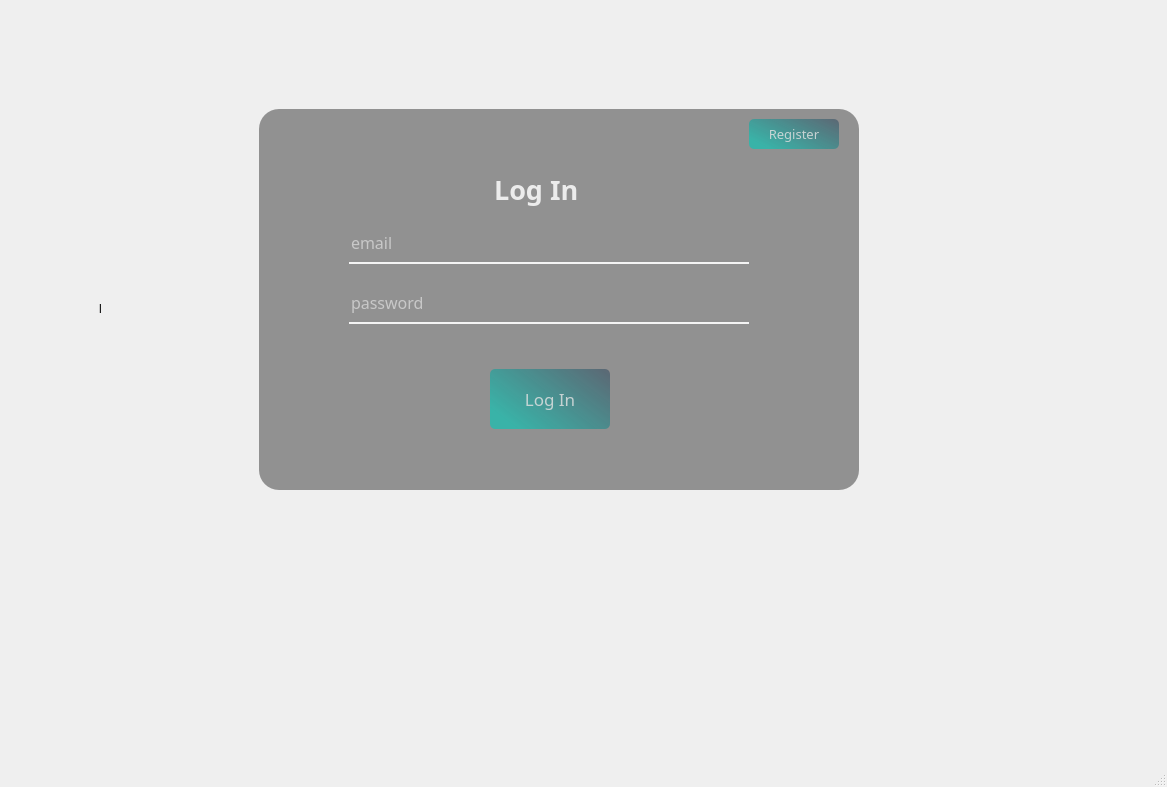
<?xml version="1.0" encoding="UTF-8"?>
<ui version="4.0">
 <class>MainWindow</class>
 <widget class="QMainWindow" name="MainWindow">
  <property name="geometry">
   <rect>
    <x>0</x>
    <y>0</y>
    <width>1167</width>
    <height>787</height>
   </rect>
  </property>
  <property name="windowTitle">
   <string>MainWindow</string>
  </property>
  <widget class="QWidget" name="centralwidget">
   <widget class="QWidget" name="widget" native="true">
    <property name="geometry">
     <rect>
      <x>59</x>
      <y>29</y>
      <width>1000</width>
      <height>600</height>
     </rect>
    </property>
    <widget class="QLabel" name="label">
     <property name="geometry">
      <rect>
       <x>40</x>
       <y>30</y>
       <width>900</width>
       <height>500</height>
      </rect>
     </property>
     <property name="styleSheet">
      <string notr="true">border-image: url(:/newPrefix/gideon_colors.jpg);
border-radius: 20px;</string>
     </property>
     <property name="text">
      <string>l</string>
     </property>
    </widget>
    <widget class="QLabel" name="label_2">
     <property name="geometry">
      <rect>
       <x>200</x>
       <y>80</y>
       <width>600</width>
       <height>381</height>
      </rect>
     </property>
     <property name="styleSheet">
      <string notr="true">background-color:rgba(0, 0, 0, 100);
border-radius:20px;</string>
     </property>
     <property name="text">
      <string/>
     </property>
    </widget>
    <widget class="QLabel" name="label_3">
     <property name="geometry">
      <rect>
       <x>435</x>
       <y>130</y>
       <width>120</width>
       <height>60</height>
      </rect>
     </property>
     <property name="palette">
      <palette>
       <active>
        <colorrole role="WindowText">
         <brush brushstyle="SolidPattern">
          <color alpha="210">
           <red>255</red>
           <green>255</green>
           <blue>255</blue>
          </color>
         </brush>
        </colorrole>
        <colorrole role="Text">
         <brush brushstyle="SolidPattern">
          <color alpha="210">
           <red>255</red>
           <green>255</green>
           <blue>255</blue>
          </color>
         </brush>
        </colorrole>
        <colorrole role="ButtonText">
         <brush brushstyle="SolidPattern">
          <color alpha="210">
           <red>255</red>
           <green>255</green>
           <blue>255</blue>
          </color>
         </brush>
        </colorrole>
       </active>
       <inactive>
        <colorrole role="WindowText">
         <brush brushstyle="SolidPattern">
          <color alpha="210">
           <red>255</red>
           <green>255</green>
           <blue>255</blue>
          </color>
         </brush>
        </colorrole>
        <colorrole role="Text">
         <brush brushstyle="SolidPattern">
          <color alpha="210">
           <red>255</red>
           <green>255</green>
           <blue>255</blue>
          </color>
         </brush>
        </colorrole>
        <colorrole role="ButtonText">
         <brush brushstyle="SolidPattern">
          <color alpha="210">
           <red>255</red>
           <green>255</green>
           <blue>255</blue>
          </color>
         </brush>
        </colorrole>
       </inactive>
       <disabled>
        <colorrole role="WindowText">
         <brush brushstyle="SolidPattern">
          <color alpha="210">
           <red>255</red>
           <green>255</green>
           <blue>255</blue>
          </color>
         </brush>
        </colorrole>
        <colorrole role="Text">
         <brush brushstyle="SolidPattern">
          <color alpha="210">
           <red>255</red>
           <green>255</green>
           <blue>255</blue>
          </color>
         </brush>
        </colorrole>
        <colorrole role="ButtonText">
         <brush brushstyle="SolidPattern">
          <color alpha="210">
           <red>255</red>
           <green>255</green>
           <blue>255</blue>
          </color>
         </brush>
        </colorrole>
       </disabled>
      </palette>
     </property>
     <property name="font">
      <font>
       <family>Lucida Sans</family>
       <pointsize>20</pointsize>
       <weight>75</weight>
       <bold>true</bold>
      </font>
     </property>
     <property name="styleSheet">
      <string notr="true">color:rgba(255, 255, 255, 210)</string>
     </property>
     <property name="text">
      <string>Log In</string>
     </property>
    </widget>
    <widget class="QLineEdit" name="email">
     <property name="geometry">
      <rect>
       <x>290</x>
       <y>200</y>
       <width>400</width>
       <height>35</height>
      </rect>
     </property>
     <property name="palette">
      <palette>
       <active>
        <colorrole role="WindowText">
         <brush brushstyle="SolidPattern">
          <color alpha="255">
           <red>255</red>
           <green>255</green>
           <blue>255</blue>
          </color>
         </brush>
        </colorrole>
        <colorrole role="Button">
         <brush brushstyle="SolidPattern">
          <color alpha="0">
           <red>0</red>
           <green>0</green>
           <blue>0</blue>
          </color>
         </brush>
        </colorrole>
        <colorrole role="Text">
         <brush brushstyle="SolidPattern">
          <color alpha="255">
           <red>255</red>
           <green>255</green>
           <blue>255</blue>
          </color>
         </brush>
        </colorrole>
        <colorrole role="Base">
         <brush brushstyle="SolidPattern">
          <color alpha="0">
           <red>0</red>
           <green>0</green>
           <blue>0</blue>
          </color>
         </brush>
        </colorrole>
        <colorrole role="Window">
         <brush brushstyle="SolidPattern">
          <color alpha="0">
           <red>0</red>
           <green>0</green>
           <blue>0</blue>
          </color>
         </brush>
        </colorrole>
       </active>
       <inactive>
        <colorrole role="WindowText">
         <brush brushstyle="SolidPattern">
          <color alpha="255">
           <red>255</red>
           <green>255</green>
           <blue>255</blue>
          </color>
         </brush>
        </colorrole>
        <colorrole role="Button">
         <brush brushstyle="SolidPattern">
          <color alpha="0">
           <red>0</red>
           <green>0</green>
           <blue>0</blue>
          </color>
         </brush>
        </colorrole>
        <colorrole role="Text">
         <brush brushstyle="SolidPattern">
          <color alpha="255">
           <red>255</red>
           <green>255</green>
           <blue>255</blue>
          </color>
         </brush>
        </colorrole>
        <colorrole role="Base">
         <brush brushstyle="SolidPattern">
          <color alpha="0">
           <red>0</red>
           <green>0</green>
           <blue>0</blue>
          </color>
         </brush>
        </colorrole>
        <colorrole role="Window">
         <brush brushstyle="SolidPattern">
          <color alpha="0">
           <red>0</red>
           <green>0</green>
           <blue>0</blue>
          </color>
         </brush>
        </colorrole>
       </inactive>
       <disabled>
        <colorrole role="WindowText">
         <brush brushstyle="SolidPattern">
          <color alpha="255">
           <red>120</red>
           <green>120</green>
           <blue>120</blue>
          </color>
         </brush>
        </colorrole>
        <colorrole role="Button">
         <brush brushstyle="SolidPattern">
          <color alpha="0">
           <red>0</red>
           <green>0</green>
           <blue>0</blue>
          </color>
         </brush>
        </colorrole>
        <colorrole role="Text">
         <brush brushstyle="SolidPattern">
          <color alpha="255">
           <red>120</red>
           <green>120</green>
           <blue>120</blue>
          </color>
         </brush>
        </colorrole>
        <colorrole role="Base">
         <brush brushstyle="SolidPattern">
          <color alpha="0">
           <red>0</red>
           <green>0</green>
           <blue>0</blue>
          </color>
         </brush>
        </colorrole>
        <colorrole role="Window">
         <brush brushstyle="SolidPattern">
          <color alpha="0">
           <red>0</red>
           <green>0</green>
           <blue>0</blue>
          </color>
         </brush>
        </colorrole>
       </disabled>
      </palette>
     </property>
     <property name="font">
      <font>
       <family>Lucida Sans</family>
       <pointsize>12</pointsize>
      </font>
     </property>
     <property name="styleSheet">
      <string notr="true">background-color:rgba(0, 0, 0, 0);
border:none;
border-bottom:2px solid rgba(255, 255, 255, 230);
padding-bottom:7px;</string>
     </property>
     <property name="text">
      <string/>
     </property>
     <property name="placeholderText">
      <string>email</string>
     </property>
    </widget>
    <widget class="QLineEdit" name="password">
     <property name="geometry">
      <rect>
       <x>290</x>
       <y>260</y>
       <width>400</width>
       <height>35</height>
      </rect>
     </property>
     <property name="palette">
      <palette>
       <active>
        <colorrole role="WindowText">
         <brush brushstyle="SolidPattern">
          <color alpha="255">
           <red>255</red>
           <green>255</green>
           <blue>255</blue>
          </color>
         </brush>
        </colorrole>
        <colorrole role="Button">
         <brush brushstyle="SolidPattern">
          <color alpha="0">
           <red>0</red>
           <green>0</green>
           <blue>0</blue>
          </color>
         </brush>
        </colorrole>
        <colorrole role="Text">
         <brush brushstyle="SolidPattern">
          <color alpha="255">
           <red>255</red>
           <green>255</green>
           <blue>255</blue>
          </color>
         </brush>
        </colorrole>
        <colorrole role="Base">
         <brush brushstyle="SolidPattern">
          <color alpha="0">
           <red>0</red>
           <green>0</green>
           <blue>0</blue>
          </color>
         </brush>
        </colorrole>
        <colorrole role="Window">
         <brush brushstyle="SolidPattern">
          <color alpha="0">
           <red>0</red>
           <green>0</green>
           <blue>0</blue>
          </color>
         </brush>
        </colorrole>
       </active>
       <inactive>
        <colorrole role="WindowText">
         <brush brushstyle="SolidPattern">
          <color alpha="255">
           <red>255</red>
           <green>255</green>
           <blue>255</blue>
          </color>
         </brush>
        </colorrole>
        <colorrole role="Button">
         <brush brushstyle="SolidPattern">
          <color alpha="0">
           <red>0</red>
           <green>0</green>
           <blue>0</blue>
          </color>
         </brush>
        </colorrole>
        <colorrole role="Text">
         <brush brushstyle="SolidPattern">
          <color alpha="255">
           <red>255</red>
           <green>255</green>
           <blue>255</blue>
          </color>
         </brush>
        </colorrole>
        <colorrole role="Base">
         <brush brushstyle="SolidPattern">
          <color alpha="0">
           <red>0</red>
           <green>0</green>
           <blue>0</blue>
          </color>
         </brush>
        </colorrole>
        <colorrole role="Window">
         <brush brushstyle="SolidPattern">
          <color alpha="0">
           <red>0</red>
           <green>0</green>
           <blue>0</blue>
          </color>
         </brush>
        </colorrole>
       </inactive>
       <disabled>
        <colorrole role="WindowText">
         <brush brushstyle="SolidPattern">
          <color alpha="255">
           <red>120</red>
           <green>120</green>
           <blue>120</blue>
          </color>
         </brush>
        </colorrole>
        <colorrole role="Button">
         <brush brushstyle="SolidPattern">
          <color alpha="0">
           <red>0</red>
           <green>0</green>
           <blue>0</blue>
          </color>
         </brush>
        </colorrole>
        <colorrole role="Text">
         <brush brushstyle="SolidPattern">
          <color alpha="255">
           <red>120</red>
           <green>120</green>
           <blue>120</blue>
          </color>
         </brush>
        </colorrole>
        <colorrole role="Base">
         <brush brushstyle="SolidPattern">
          <color alpha="0">
           <red>0</red>
           <green>0</green>
           <blue>0</blue>
          </color>
         </brush>
        </colorrole>
        <colorrole role="Window">
         <brush brushstyle="SolidPattern">
          <color alpha="0">
           <red>0</red>
           <green>0</green>
           <blue>0</blue>
          </color>
         </brush>
        </colorrole>
       </disabled>
      </palette>
     </property>
     <property name="font">
      <font>
       <family>Lucida Sans</family>
       <pointsize>12</pointsize>
      </font>
     </property>
     <property name="styleSheet">
      <string notr="true">background-color:rgba(0, 0, 0, 0);
border:none;
border-bottom:2px solid rgba(255, 255, 255, 230);
padding-bottom:7px;</string>
     </property>
     <property name="text">
      <string/>
     </property>
     <property name="placeholderText">
      <string>password</string>
     </property>
    </widget>
    <widget class="QPushButton" name="Login">
     <property name="geometry">
      <rect>
       <x>431</x>
       <y>340</y>
       <width>120</width>
       <height>60</height>
      </rect>
     </property>
     <property name="font">
      <font>
       <family>Lucida Sans</family>
       <pointsize>13</pointsize>
      </font>
     </property>
     <property name="styleSheet">
      <string notr="true">QPushButton#Login{
	background-color: qlineargradient(spread:pad, x1:0, y1:0.659, x2:1, y2:0, stop:0 rgba(57,179,168,255), stop:1 rgba(85, 98, 112, 226));
	color:rgba(225, 225, 225, 210);
	border-radius:5px; 
}
QPushButton#Login:hover{
	background-color: qlineargradient(spread:pad, x1:0, y1:0.659, x2:1, y2:0, stop:0 rgba(125, 174, 170, 1), stop:1 rgba(85, 98, 112, 226));
}
QPushButton#Login:pressed{
	padding-left:5px;
	padding-top:5px;
	background-color:rgba(105, 118, 132, 200);
}
</string>
     </property>
     <property name="text">
      <string>Log In</string>
     </property>
    </widget>
    <widget class="QPushButton" name="Register">
     <property name="geometry">
      <rect>
       <x>690</x>
       <y>90</y>
       <width>90</width>
       <height>30</height>
      </rect>
     </property>
     <property name="font">
      <font>
       <family>Lucida Sans</family>
       <pointsize>10</pointsize>
      </font>
     </property>
     <property name="styleSheet">
      <string notr="true">QPushButton#pushButton{
	background-color: qlineargradient(spread:pad, x1:0, y1:0.659, x2:1, y2:0, stop:0 rgba(57,179,168,255), stop:1 rgba(85, 98, 112, 226));
	color:rgba(225, 225, 225, 210);
	border-radius:5px; 
}
QPushButton#pushButton:hover{
	background-color: qlineargradient(spread:pad, x1:0, y1:0.659, x2:1, y2:0, stop:0 rgba(125, 174, 170, 1), stop:1 rgba(85, 98, 112, 226));
}
QPushButton#pushButton:pressed{
	padding-left:5px;
	padding-top:5px;
	background-color:rgba(105, 118, 132, 200);
}

QPushButton#Register{
	background-color: qlineargradient(spread:pad, x1:0, y1:0.659, x2:1, y2:0, stop:0 rgba(57,179,168,255), stop:1 rgba(85, 98, 112, 226));
	color:rgba(225, 225, 225, 210);
	border-radius:5px; 
}
QPushButton#Register:hover{
	background-color: qlineargradient(spread:pad, x1:0, y1:0.659, x2:1, y2:0, stop:0 rgba(125, 174, 170, 1), stop:1 rgba(85, 98, 112, 226));
}
QPushButton#Register:pressed{
	padding-left:5px;
	padding-top:5px;
	background-color:rgba(105, 118, 132, 200);
}

</string>
     </property>
     <property name="text">
      <string>Register</string>
     </property>
    </widget>
   </widget>
  </widget>
  <widget class="QMenuBar" name="menubar">
   <property name="geometry">
    <rect>
     <x>0</x>
     <y>0</y>
     <width>1167</width>
     <height>26</height>
    </rect>
   </property>
  </widget>
  <widget class="QStatusBar" name="statusbar"/>
 </widget>
 <resources>
  <include location="../gideon_colors/background.qrc"/>
 </resources>
 <connections/>
</ui>
